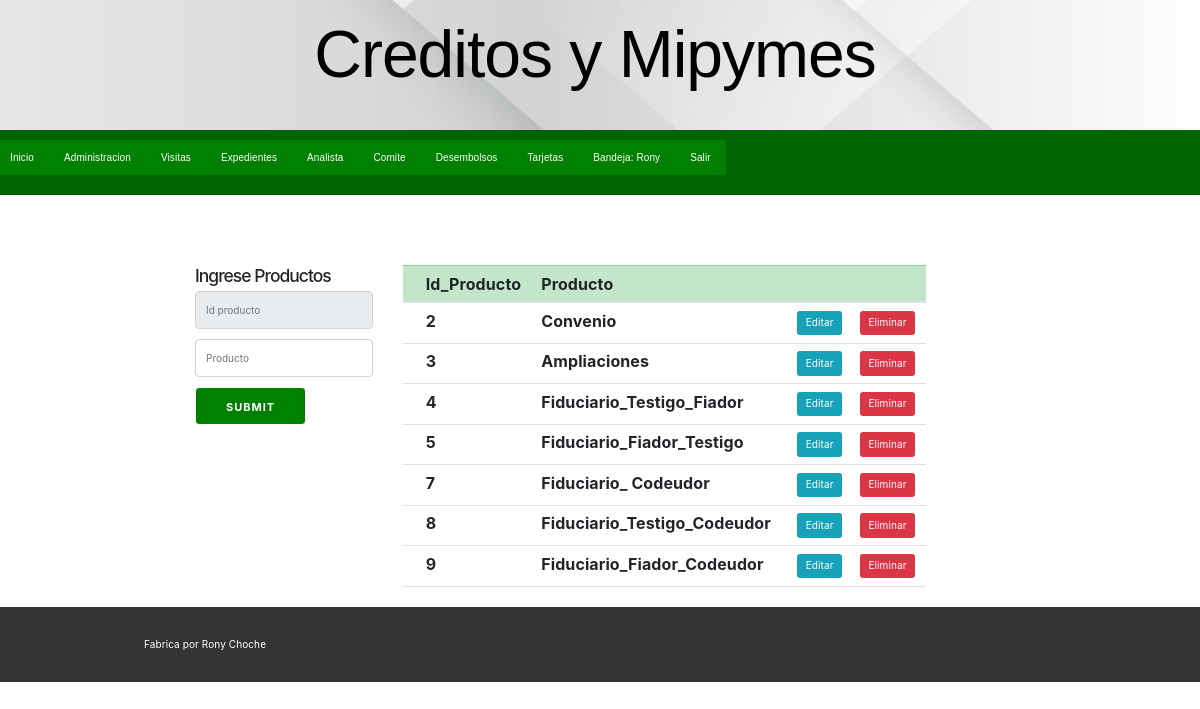
Screenshot of /producto.php (signed in) with the database file from the repository.
### tables this page shows
CREATE TABLE `productos` (
  `id_producto` int(3) NOT NULL,
  `producto` varchar(30) NOT NULL
);

### src/producto.php (the view, shortened to what this page needs)
<?php require( 'init.php' ); ?>
<?php require( 'templates/header.php' ); ?>
<?php
    $con=$app_db;
    $sql="SELECT *  FROM productos";
    $query=mysqli_query($con,$sql);
?>
<!DOCTYPE html>
<html lang="en">
    <head>
        <link href="assets/bootstrap.min.css" rel="stylesheet">
        <link href="assets/bootstrap.min.css" rel="stylesheet">
    </head>
    <body>
            <div class="container mt-5">
                    <div class="row">
                        <div class="col-md-3">
                            <h3>Ingrese Productos</h3>
                                <form action="insertarproducto.php" method="POST">
                                    <input type="text" class="form-control mb-3" name="id_producto" placeholder="Id producto"  disabled>
                                    <input type="text" class="form-control mb-3" name="producto" placeholder="Producto">
                                    <input type="submit" class="btn btn-primary">
                                </form>
                        </div>
                        <div class="col-md-8">
                            <table class="table" >
                                <thead class="table-success table-striped" >
                                    <tr>
                                        <th></th>
                                        <th>Id_Producto</th>
                                        <th>Producto</th>
                                        <th></th>
                                        <th></th>
                                    </tr>
                                </thead>
                                <tbody>
                                        <?php
                                            while($row=mysqli_fetch_array($query)){
                                        ?>
                                            <tr>
                                                <th></th>
                                                <th><?php  echo $row['id_producto']?></th>
                                                <th><?php  echo $row['producto']?></th>
                                                <th><a href="actualizarproducto.php?id= <?php echo $row['id_producto'] ?>"  class="btn btn-info">Editar</a></th>
                                                <th><a href="deleteproducto.php?id=<?php echo $row['id_producto'] ?>" class="btn btn-danger">Eliminar</a></th>
                                            </tr>
                                        <?php
                                            }
                                        ?>
                                </tbody>
                            </table>
                        </div>
                    </div>
            </div>
    </body>
</html>
<?php require( 'templates/footer.php' );?>

### src/assets/style.css (style rules this page uses)
*, *:after, *:before { box-sizing: inherit; }
html { box-sizing: border-box; font-size: 62.5%; }
body { color: #000000; font-family: 'Roboto', 'Helvetica Neue', 'Helvetica', 'Arial', sans-serif; font-size: 1.6em; font-weight: 300; letter-spacing: .01em; line-height: 1.6; margin:0; }
.button, button, input[type='button'], input[type='reset'], input[type='submit'] { background-color: green; border: 0.1rem solid white; border-radius: .4rem; color: #fff; cursor: pointer; display: inline-block; font-size: 1.1rem; font-weight: 700; height: 3.8rem; letter-spacing: .1rem; line-height: 3.8rem; padding: 0 3.0rem; text-align: center; text-decoration: none; text-transform: uppercase; white-space: nowrap; }
input[type='email'], input[type='number'], input[type='password'], input[type='search'], input[type='tel'], input[type='text'], input[type='url'], textarea, select { -webkit-appearance: none; -moz-appearance: none; appearance: none; background-color: transparent; border: 0.1rem solid #d1d1d1; border-radius: .4rem; box-shadow: none; box-sizing: inherit; height: 3.8rem; padding: .6rem 1.0rem; width: 100%; }
.container { margin: 0 auto; max-width: 112.0rem; padding: 0 2.0rem; position: relative; width: 100%; }
.row { display: flex; flex-direction: column; padding: 0; width: 100%; }
@media (min-width: 40rem) { .row { flex-direction: row; margin-left: -1.0rem; width: calc(100% + 2.0rem); } }
a { color: #9b4dca; text-decoration: none; }
fieldset, input, select, textarea { margin-bottom: 1.5rem; }
blockquote, dl, figure, form, ol, p, pre, table, ul { margin-bottom: 2.5rem; }
table { border-spacing: 0; width: 100%; }
td, th { border-bottom: 0.1rem solid #e1e1e1; padding: 1.2rem 1.5rem; text-align: left; }
td:first-child, th:first-child { padding-left: 0; }
td:last-child, th:last-child { padding-right: 0; }
h1, h2, h3, h4, h5, h6 { font-weight: 300; letter-spacing: -.1rem; margin-bottom: 2.0rem; margin-top: 0; }
h3 { font-size: 2.8rem; line-height: 1.3; }

### src/templates/header.php (style rules this page uses)
* { padding: 0px; margin:0px; }

### rows the page displays
productos: id_producto "2", producto "Convenio"
productos: id_producto "3", producto "Ampliaciones"
productos: id_producto "4", producto "Fiduciario_Testigo_Fiador"
productos: id_producto "5", producto "Fiduciario_Fiador_Testigo"
productos: id_producto "7", producto "Fiduciario_ Codeudor"
productos: id_producto "8", producto "Fiduciario_Testigo_Codeudor"
productos: id_producto "9", producto "Fiduciario_Fiador_Codeudor"

### other values shown
$_SESSION	['username'] "Rony"
